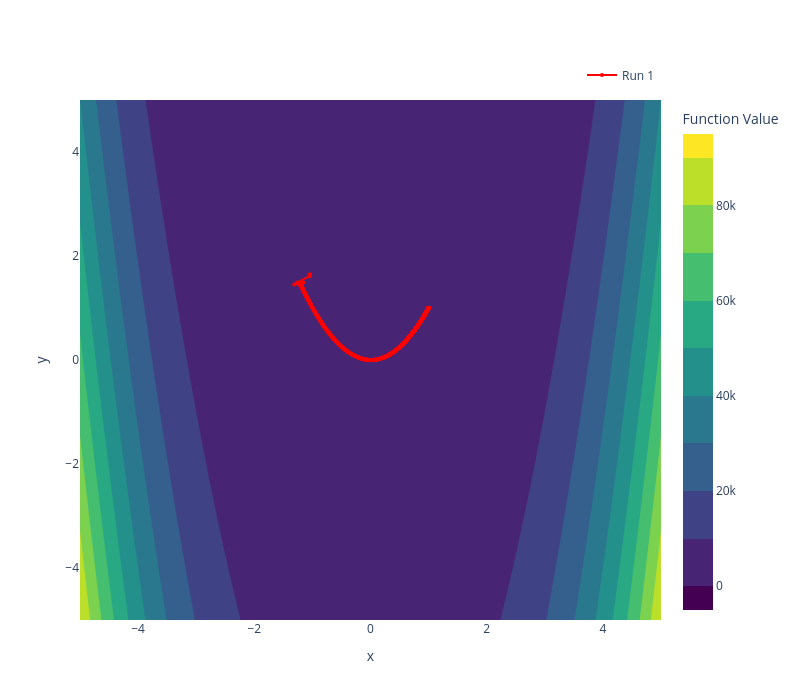

The notebook cell this image was saved under:
### Code cell
number_of_epochs = 10000
alpha = 0.001
beta = 0.5
positions_momentum_rosenbrock, functions_values_momentum_rosenbrock, velocity_norms_momentum_rosenbrock = momentum(rosenbrock, initial_solution, alpha, beta, number_of_epochs)
plot_contour_and_paths(rosenbrock, [positions_momentum_rosenbrock])

### Figure 1 — Plotly figure (JSON) as saved in the notebook; plotly's stock layout.template omitted (floating-point values rounded to 4 significant figures; data arrays with more than 128 entries replaced by an {"elided": "..."} marker saying what was removed)
{"data": [{"colorbar": {"title": {"text": "Function Value"}}, "colorscale": [[0, "#440154"], [0.1111, "#482878"], [0.2222, "#3e4989"], [0.3333, "#31688e"], [0.4444, "#26828e"], [0.5556, "#1f9e89"], [0.6667, "#35b779"], [0.7778, "#6ece58"], [0.8889, "#b5de2b"], [1, "#fde725"]], "contours": {"showlines": false}, "type": "contour", "x": {"elided": "200 float values"}, "y": {"elided": "200 float values"}, "z": {"elided": "200x200 float values"}}, {"line": {"color": "red", "width": 2}, "marker": {"size": 4}, "mode": "lines+markers", "name": "Run 1", "showlegend": true, "type": "scatter", "x": {"elided": "10000 float values"}, "y": {"elided": "10000 float values"}}], "layout": {"height": 700, "legend": {"orientation": "h", "x": 1, "xanchor": "right", "y": 1.02, "yanchor": "bottom"}, "title": {"text": ""}, "width": 800, "xaxis": {"title": {"text": "x"}}, "yaxis": {"title": {"text": "y"}}}}
